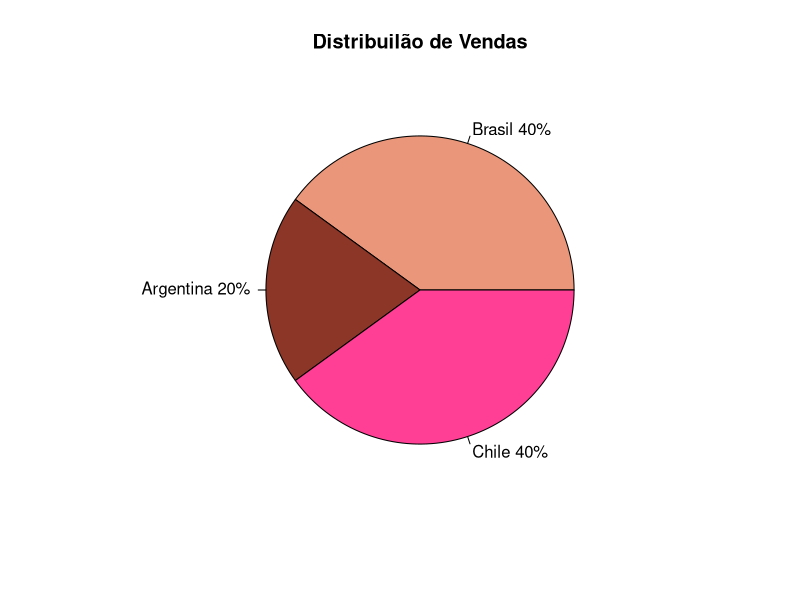
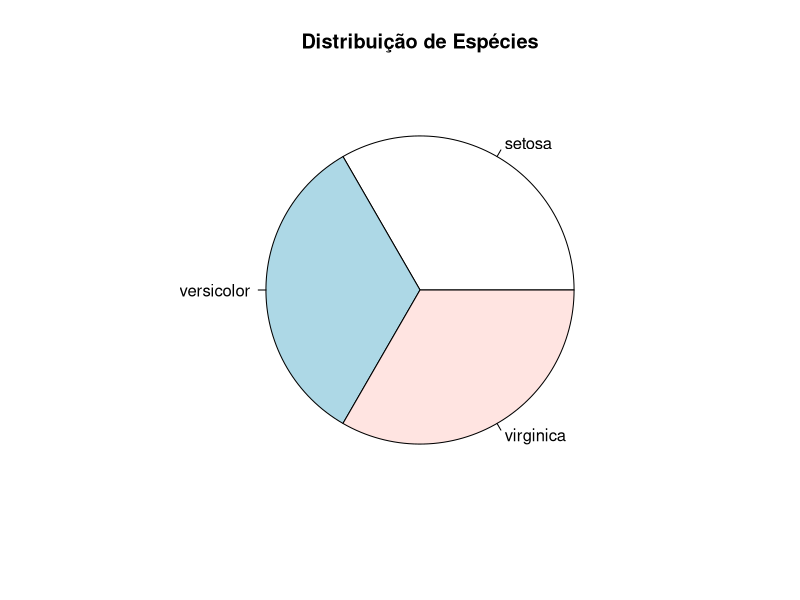
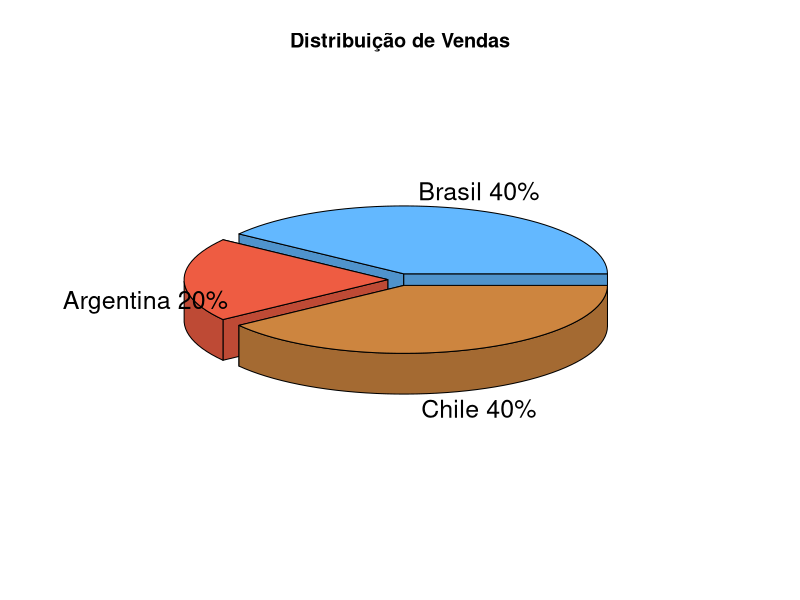

Reproduce these figures in R, in order.
?pie

# Criando Fatias
fatias = c(40, 20, 40)

# Nomeando os labels
paises = c("Brasil", "Argentina", "Chile")

# Unindo paises e fatias
paises = paste(paises, fatias)

# Incluindo mais detalhes no label
paises = paste(paises, "%", sep = "")

colors()

# Construindo um gráfico
pie(fatias, labels = paises,
    col = c("darksalmon", "tomato4", "violetred1"),
    main = "Distribuilão de Vendas")


# Trabalhando com dataframes

attach(iris)
Values = table(Species)
Values
labels = paste(names(Values))
labels
pie(Values, labels = labels, main = "Distribuição de Espécies")


# 3D
install.packages("plotrix")
library(plotrix)

?pie3D

pie3D(fatias, labels = paises, explode = 0.06,
      col = c("steelblue1", "tomato2", "tan3"),
      main = "Distribuição de Vendas")
